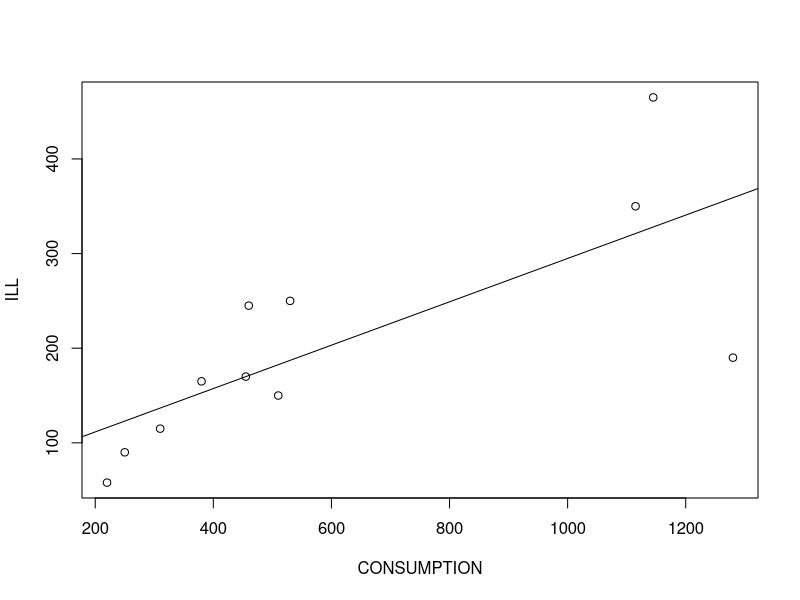

Generate this figure with R:
#library("knitr")
#knit2html("file")
# 1.2 Homework

tobacco = read.table("tobacco.txt", header=T, sep = "\t")
tobacco.matrix <- as.matrix(tobacco)
# colnames(tobacco)
set.seed(123)

# (a)
# Linear regression model
# constant term  = Intercept
fit1 <- lm(ILL~CONSUMPTION, data=tobacco)
summary(fit1)


# (b)
consumption <- as.matrix(tobacco$CONSUMPTION)

n <- nrow(tobacco) # get number of rows
Intercept <- rep(1,n) 
X = cbind(Intercept, consumption) # add constant term to the matrix

# estimate the regression coefficient with least squares method
#and give interpretations for it
b_coeffiecient <- solve(t(X) %*% X) %*% t(X)%*%(tobacco$ILL)
b_coeffiecient

# (c)

# The coefficient of determination of the model is 54.9%, which corresponds to
# "multiple R-squared" in the output
summary(fit1)$r.squared


# (d)
#F-stat: 10.96 on 1 and 9 DF, p-value: 0.009081
#p_value <- summary(fit1)$coefficients[2,4]
#return True, so we can reject the null hypothesis
#this model is statistically significant according to the F-test

alpha = 0.01 # level of significance
p_value <- pf(summary(fit1)$fstatistic[1],
              summary(fit1)$fstatistic[2],
              summary(fit1)$fstatistic[3],
              lower.tail=FALSE)
p_value < alpha

# (e)
# the variable CONSUMPTION is statistically significance as its p-value is lesser
# than the significance level 
p_value2 <- summary(fit1)$coefficients[,4][2]
p_value2
p_value2 < alpha


# (f)
plot(tobacco[,5], tobacco[,14], xlab = "CONSUMPTION", ylab = "ILL")
abline(fit1)

# (h) 95%
confint(fit1,level=0.95)

# (h) 99%
confint(fit1,level=0.99)

# (i)

k <- 2000
bootmat <- matrix(NA, nrow=k,ncol=2)
y <- tobacco$ILL

set.seed(123)
for(i in 1:(k-1)){
  ind <- sample(1:n,replace = TRUE)
  Xtmp <- X[ind,]
  ytmp <- y[ind]
  btmp <- solve(t(Xtmp)%*%Xtmp)%*%t(Xtmp)%*%ytmp
  bootmat[i,] <- t(btmp)
}

bootmat[k,] <- t(b_coeffiecient)

q_consumption <- quantile(bootmat[,2], probs = c(0.025,0.975))
q_consumption





